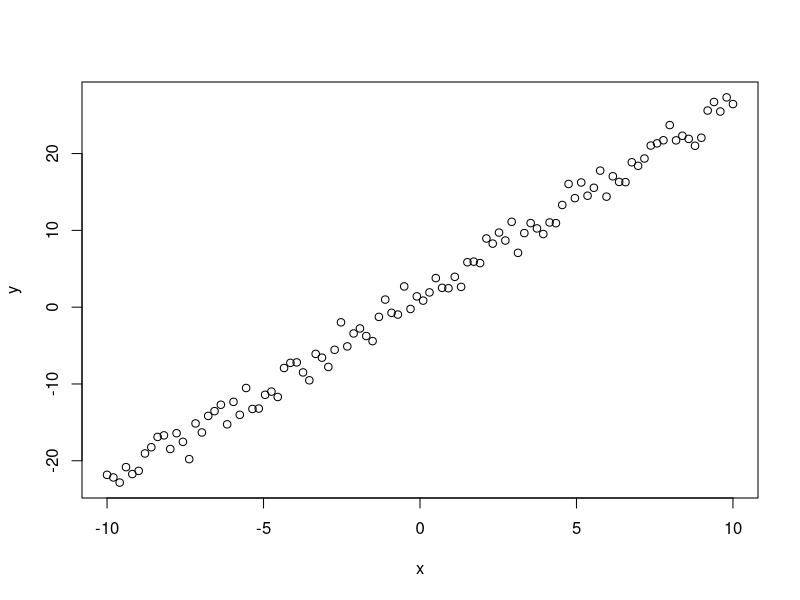

Recreate this plot in R. (Note: this script raises an error after producing the figure.)
# Mean squares testing - LM

# Linear - simple
slope <- 2.5
intercept <- 1.5
n.data <- 100

x <- seq(-10, 10, length.out = n.data)
y <- x * slope + intercept + rnorm(n.data, 0, 1.5)

plot(x, y)

write.table(x = cbind(x, y), file = "D:/Apps/artificial_neural_network/gm_testing/lm_data.dat", quote=F, col.names = F, row.names = F)



# Non-linear - simple
fact.a <- 1.5
fact.b <- 2.5
fact.c <- 0.5
fact.d <- 1.0
intercept <- -1.5
n.data <- 10000

x <- seq(-10, 10, length.out = n.data)
y <- fact.a * cos(fact.b * x) + fact.c * sin(fact.d * x) + intercept

plot(x, y, type="l")

write.table(x = cbind(x, y), file = "D:/Apps/artificial_neural_network/gm_testing/lm_data.dat", quote=F, col.names = F, row.names = F)


# Non-linear - test results
fact.a <- 1.499952
fact.b <- 2.500239
fact.c <- 0.008709
fact.d <- -4.625870
intercept <- -1.500464
y.tst <- fact.a.tst * cos(fact.b.tst * x) + fact.b.tst * sin(fact.a.tst * x) + intercept.tst

lines(x, y.tst, lty=3)
